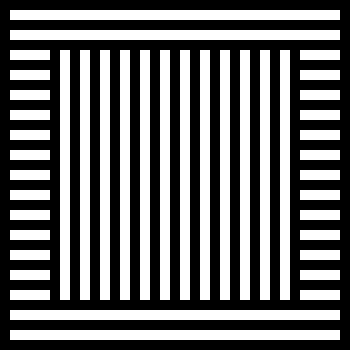
Frame 1 (no input)
Frame 60 (no input): identical to frame 1, image omitted
Frame 120 (the mouse pressed at the canvas centre since frame 60): identical to frame 1, image omitted

The p5.js sketch that drew this single still picture (run headless with seeded random() and noise() and a simulated clock; from frame 60 on, the mouse is pressed at the canvas centre):

// p5.js sketch
// ── sketch.js
const NUMROWS = 17;
const ROWWIDTH = 10;
const INNERROW = 12;

function setup() {
  createCanvas(350, 350);
}

function draw() {
  background(0);
  noStroke();
  drawBigRect();
  drawInnerRect();
}

function drawBigRect(){
  fill(255);
  for (var i = ROWWIDTH; i < height; i += ROWWIDTH*2) {
    rect(ROWWIDTH, i, width - ROWWIDTH * 2, ROWWIDTH);
  }
}

function drawInnerRect() {
  fill(0);
  rect(50, 50, 250, 250)
  fill(255);
  for (var i = 60; i < 300; i += ROWWIDTH*2) {
    rect(i, 50, ROWWIDTH, 250);
  }
}
